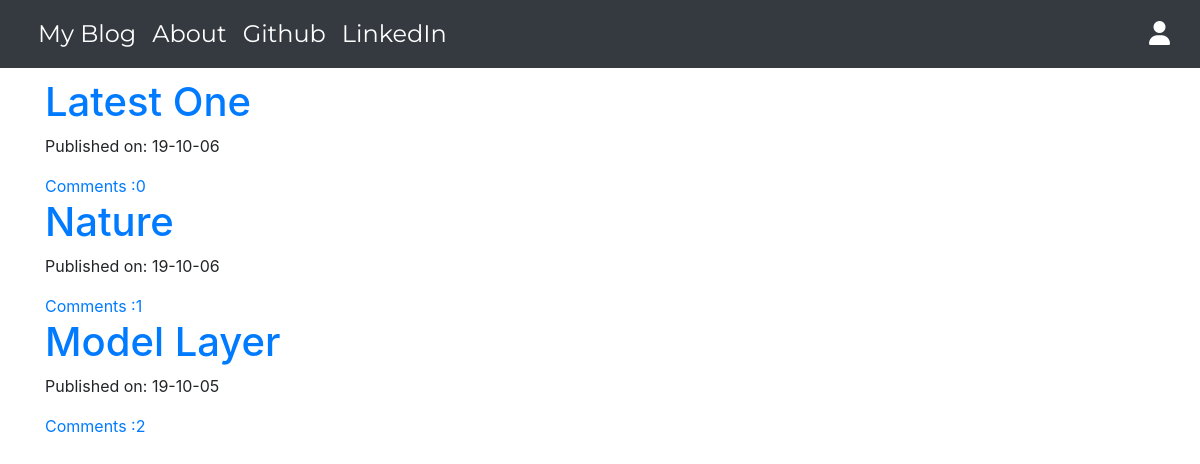
The page / on the database its author committed.
### blogApp/models.py (models this page shows, shortened)
class Post(models.Model):
    author = models.ForeignKey('auth.User',on_delete=models.CASCADE)
    title = models.CharField(max_length=256)
    text = models.TextField()
    create_time = models.DateTimeField(default=timezone.now)
    published_time = models.DateTimeField(blank=True,null=True)
    def approve_comments(self):
        return self.comments.filter(approved_comments=True)

### blogApp/views.py (the view)
# urls.py: path('',views.PostListView.as_view(),name='post_list'),
class PostListView(ListView):
    model = Post
    def get_queryset(self):
        return Post.objects.filter(published_time__lte=timezone.now()).order_by('-published_time')

### blogApp/templates/blogApp/post_list.html
{% extends 'blogApp/base.html' %}
{% block content %}
  <div class="cenerstage">
    {% for post in post_list %}
      <div class="post">
        <h1><a href="{% url 'post_detail' pk=post.pk %}">{{ post.title }}</a></h1>
        <div class="date">
          <p>Published on: {{ post.published_time|date:"y-m-d" }}</p>
        </div>
        <a href="{% url 'post_detail' pk=post.pk %}">Comments :{{ post.approve_comments.count }}</a>
      </div>
    {% endfor %}
  </div>
{% endblock %}

### blogApp/templates/blogApp/base.html (shortened to what this page needs)
<!DOCTYPE html>
{% load staticfiles %}
{% load octicons %}
<html lang="en" dir="ltr">
  <head>
    <link rel="stylesheet" href="https://stackpath.bootstrapcdn.com/bootstrap/4.3.1/css/bootstrap.min.css">
    <link rel="stylesheet" href="//cdn.jsdelivr.net/npm/medium-editor@latest/dist/css/medium-editor.min.css" type="text/css" media="screen" charset="utf-8">
    <link rel="stylesheet" href="{% static 'css/blogApp.css' %}">
  </head>
  <body>
    <nav class='navbar navbar-expand navbar-dark bg-dark techfont flex-md-row bd-navbar'>
      <div class="container">
        <div class="collapse navbar-collapse" id='navbarNav'>
          <ul class='navbar-nav bd-navbar-nav flex-row'>
            <li class="nav-item active"><a class='nav-link' href="{% url 'post_list' %}">My Blog</a></li>
            <li class="nav-item active"><a class='nav-link' href="{% url 'about' %}">About</a></li>
            <li class="nav-item active"><a class='nav-link' href="https://www.github.com">Github</a></li>
            <li class='nav-item active'><a class='nav-link' href="https://www.linkedin.com">LinkedIn</a></li>
          </ul>
          <ul class='navbar-nav flex-row ml-md-auto d-none d-md-flex'>
            {% if user.is_authenticated %}
              <li class='nav-item active'><a class='nav-link' href="{% url 'post_new' %}">New Post</a></li>
              <li class='nav-item active'><a class='nav-link' href="{% url 'draft' %}">Draft Post</a></li>
              <li class='nav-item active'><a class='nav-link' href="{% url 'logout' %}">Logout</a></li>
              <span class="navbar-text">Welcome : {{ user.username }}</span>
            {% else %}
              <li><a class="nav-item active navbar-right" href="{% url 'login' %}"><i class="fas fa-user" style="color:white"></i></a></li>
            {% endif %}
          </ul>
        </div>
      </div>
    </nav>
        <div class="content container">
            <div class="row">
                <div class="col-md-8">
                  <div class="blog_posts">
                    {% block content %}
                    {% endblock %}
                  </div>
                </div>
            </div>
        </div>
  </body>
</html>

### blogApp/static/css/blogApp.css (style rules this page uses)
.techfont { font-family: 'Montserrat', sans-serif; font-size: 1.5em; margin-bottom: 10px; }

### rows shown on the page
Post: title "Latest One", published_time "19-10-06", approve_comments.count "0"
Post: title "Nature", published_time "19-10-06", approve_comments.count "1"
Post: title "Model Layer", published_time "19-10-05", approve_comments.count "2"
